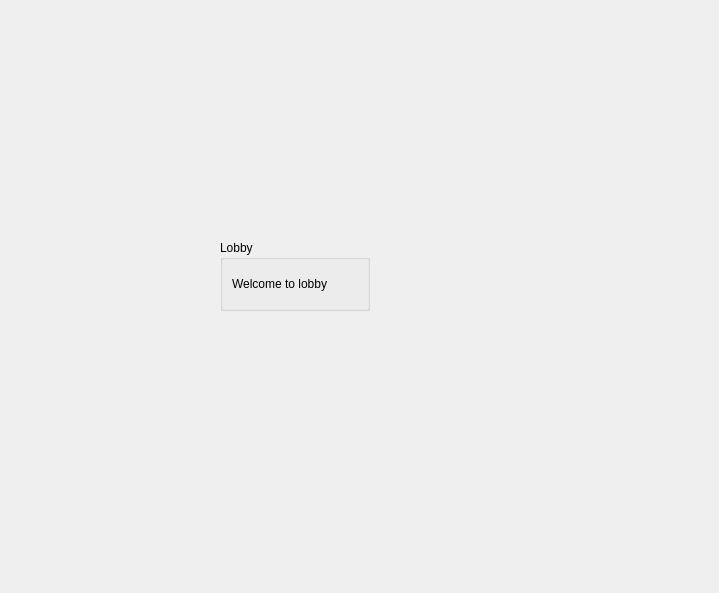
<?xml version="1.0" encoding="UTF-8"?>
<ui version="4.0">
 <class>LobbyDialog</class>
 <widget class="QDialog" name="LobbyDialog">
  <property name="geometry">
   <rect>
    <x>0</x>
    <y>0</y>
    <width>719</width>
    <height>593</height>
   </rect>
  </property>
  <property name="windowTitle">
   <string>Dialog</string>
  </property>
  <widget class="QGroupBox" name="groupBox">
   <property name="geometry">
    <rect>
     <x>220</x>
     <y>240</y>
     <width>150</width>
     <height>71</height>
    </rect>
   </property>
   <property name="title">
    <string>Lobby</string>
   </property>
   <layout class="QHBoxLayout" name="horizontalLayout">
    <item>
     <widget class="QLabel" name="label">
      <property name="text">
       <string>Welcome to lobby</string>
      </property>
     </widget>
    </item>
   </layout>
  </widget>
 </widget>
 <resources/>
 <connections/>
</ui>
